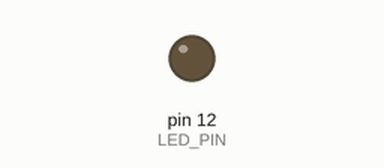
Simulated run of this sketch. Board: Arduino Uno, built with avr-gcc and run on an emulated ATmega328P. Parts: output pins drawn as LEDs (lit = HIGH).

Above: at 1.5 s.
At 5.52 s:
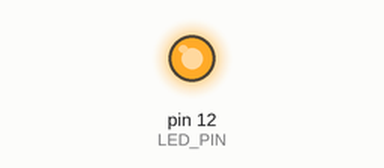
Timing chart, 0 to 6.7 s (numbered marks = the images above):
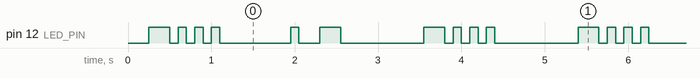

The sketch:

morse.ino
```cpp
#define LED_PIN 12
#define SHORT_PAUSE 100
#define LONG_PAUSE 250

void setup() {
  pinMode(LED_PIN, OUTPUT);
}

void blink_ms(const unsigned int ms) {
    delay(ms);
    digitalWrite(LED_PIN, HIGH);
    delay(ms);
    digitalWrite(LED_PIN, LOW);
}

void blink_multiple(const unsigned int count) {
  for(int i = 0; i < count; i++) {
    blink_ms(SHORT_PAUSE);
  }
  delay(LONG_PAUSE);
}


void blink_morse_char(const char in_char) {
  const char* morse_codes[] = {
    ".-","-...","-.-.","-..", ".", "..-.", "--.", "....", "..",
    ".---", "-.-", ".-..", "--","-.", "---", ".--.", "--.-", ".-.", "...", "-",
    "..-", "...-", ".--", "-..-", "-.--", "--..","   ","       ",".-.-."
  };

  char* ch = (char*)(morse_codes[in_char - 'a']);
  do {
    if(*ch == '.') {
      blink_ms(SHORT_PAUSE);
    } else {
      blink_ms(LONG_PAUSE);
    }
    ch++;
  } while(*ch);
}

void blink_morse_str(const char* str) {
  char* ch = (char*)str;
  while(*ch) {
    blink_morse_char(*ch);
    delay(LONG_PAUSE * 3);
    ch++;
  }
}

void loop() {
  //blink_multiple(3);
  blink_morse_str("bab");
}
```

Measured:
- by itself, pin 12 (LED_PIN): repeats every 5.2 s: 3 × (LOW 0.10 s, HIGH 0.10 s), LOW 0.85 s, HIGH 0.10 s, LOW 0.25 s, HIGH 0.25 s, LOW 1.0 s, HIGH 0.25 s, 3 × (LOW 0.10 s, HIGH 0.10 s), LOW 1.0 s, HIGH 0.25 s
- by itself, everything shown: repeats every 5.2 s, in 20 steps
